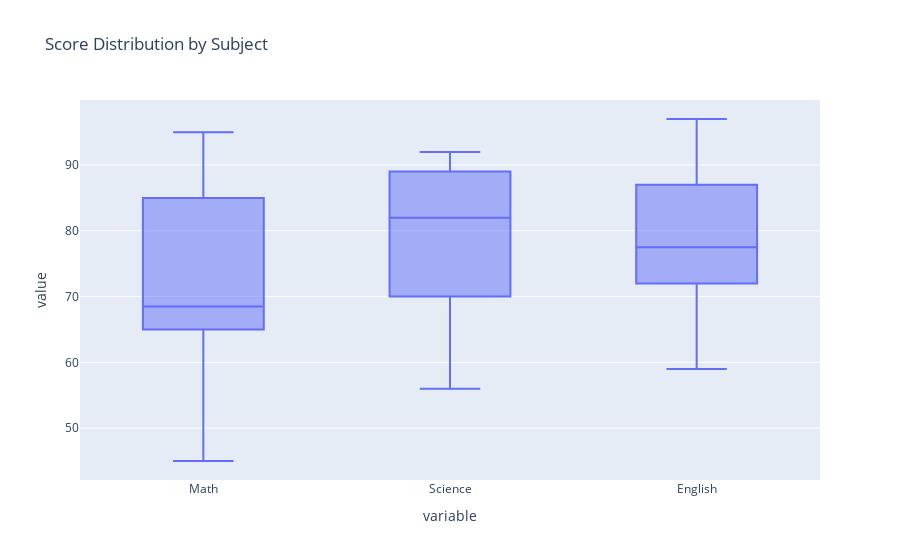

Notebook code for this chart:
### Code cell
# Box Plot – Distribution of Scores
fig4 = px.box(df[['Math', 'Science', 'English']], title='Score Distribution by Subject')
fig4.show()

### Figure 1 — Plotly figure (JSON) as saved in the notebook; plotly's stock layout.template omitted (floating-point values rounded to 4 significant figures)
{"data": [{"alignmentgroup": "True", "hovertemplate": "variable=%{x}<br>value=%{y}<extra></extra>", "legendgroup": "", "marker": {"color": "#636efa"}, "name": "", "notched": false, "offsetgroup": "", "orientation": "v", "showlegend": false, "type": "box", "x": ["Math", "Math", "Math", "Math", "Math", "Math", "Math", "Math", "Math", "Math", "Science", "Science", "Science", "Science", "Science", "Science", "Science", "Science", "Science", "Science", "English", "English", "English", "English", "English", "English", "English", "English", "English", "English"], "x0": " ", "xaxis": "x", "y": [78, 85, 95, 65, 70, 50, 45, 67, 89, 67, 88, 92, 89, 70, 60, 56, 78, 89, 86, 76, 84, 75, 80, 72, 90, 97, 67, 59, 87, 74], "y0": " ", "yaxis": "y"}], "layout": {"autosize": true, "boxmode": "group", "legend": {"tracegroupgap": 0}, "title": {"text": "Score Distribution by Subject"}, "xaxis": {"anchor": "y", "autorange": true, "domain": [0, 1], "range": [-0.5, 2.5], "title": {"text": "variable"}, "type": "category"}, "yaxis": {"anchor": "x", "autorange": true, "domain": [0, 1], "range": [42.11, 99.89], "title": {"text": "value"}, "type": "linear"}}}
